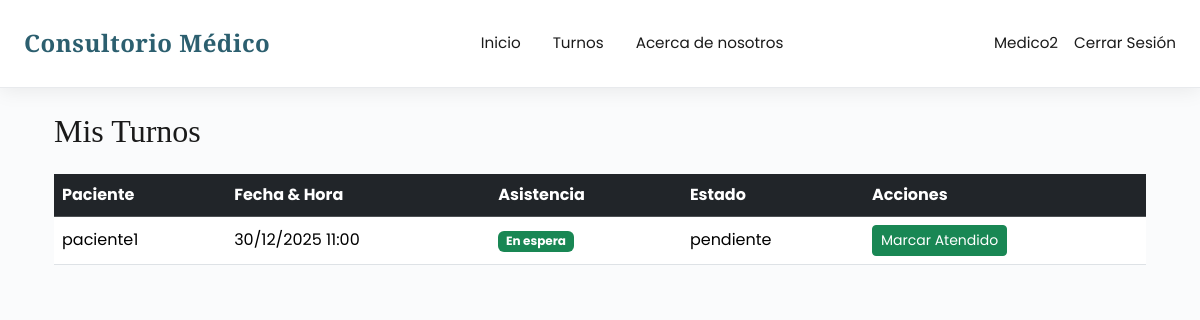
Page /turnos/medico/mis/ (signed in) on the committed database.
### turnos/models.py (models this page shows, shortened)
class Turno(models.Model):
    paciente = models.ForeignKey(User, on_delete=models.CASCADE, related_name='turnos_paciente')
    medico = models.ForeignKey(User, on_delete=models.SET_NULL, null=True, blank=True, related_name='turnos_medico')
    especialidad = models.ForeignKey(Especialidad, on_delete=models.CASCADE, null=True, blank=True)
    fecha_hora = models.DateTimeField()
    creado_por = models.ForeignKey(User, on_delete=models.SET_NULL, null=True, blank=True, related_name='turnos_creados_por')
    estado = models.CharField(max_length=20, choices=ESTADO_TURNO, default='pendiente')
    asistencia_confirmada = models.BooleanField(default=False)  # la recepcionista marca cuando llega
    notificado_medico = models.BooleanField(default=False)      # la recepcionista puede avisar
    observaciones = models.TextField(blank=True)
    creado = models.DateTimeField(auto_now_add=True)
    pagado = models.BooleanField(default=False)
    metodo_pago = models.CharField(
        max_length=20,
        choices=[('mercadopago', 'Mercado Pago'), ('efectivo', 'Efectivo')],
        blank=True,
        null=True
    )
    id_pago_mp = models.CharField(max_length=100, blank=True, null=True)  # ID de MercadoPago
    class Meta:
        ordering = ['fecha_hora']

### turnos/views.py (the view)
# urls.py: path('medico/mis/', views.TurnosMedicoView.as_view(), name='turnos_medico'),
class TurnosMedicoView(LoginRequiredMixin, GroupRequiredMixin, ListView):
    model = Turno
    template_name = 'turnos/turnos_medico.html'
    context_object_name = 'turnos'
    group_required = 'Medico'
    def get_queryset(self):
        return Turno.objects.filter(
            medico=self.request.user,
            fecha_hora__gte=timezone.now()
        ).order_by('fecha_hora')

### Especialidades/templatetags/grupos_tags.py (called while the page is built)
@register.filter(name='has_group')
def has_group(user, group_name):
    return user.groups.filter(name=group_name).exists()

### accounts/mixins.py (called while the page is built)
    def dispatch(self, request, *args, **kwargs):
        if not request.user.is_authenticated:
            return self.handle_no_permission()
        allowed = False
        groups = self.group_required if isinstance(self.group_required, (list,tuple)) else [self.group_required]
        for g in groups:
            if request.user.groups.filter(name=g).exists():
                allowed = True
                break
        if not allowed:
            return self.handle_no_permission()
        return super().dispatch(request, *args, **kwargs)

### templates/turnos/turnos_medico.html (shortened to what this page needs)
{% extends "base.html" %}
{% block content %}
<div class="container mt-4">
    <h2 class="mb-4">Mis Turnos</h2>
    {% if turnos %}
        <div class="table-responsive">
            <table class="table table-hover align-middle">
                <thead class="table-dark">
                    <tr>
                        <th>Paciente</th>
                        <th>Fecha & Hora</th>
                        <th>Asistencia</th>
                        <th>Estado</th>
                        <th>Acciones</th>
                    </tr>
                </thead>
                        <tbody>
                {% for turno in turnos %}
                    <tr>
                        <td>{{ turno.paciente.username }}</td>
                        <td>{{ turno.fecha_hora|date:"d/m/Y H:i" }}</td>
                        <td>
                            {% if turno.asistencia_confirmada %}
                                <span class="badge bg-success">En espera</span>
                            {% else %}
                                <span class="badge bg-secondary"><Em>Pendiente</Em></span>
                            {% endif %}
                        </td>
                        <td>{{ turno.estado }}</span></td>
                        <td class="acciones">
                            {% if turno.estado != "atendido" and turno.estado != "cancelado" %}
                                <form method="POST"
                                    action="{% url 'turnos:cambiar_estado_turno' turno.id %}"
                                    class="form-atender">
                                    <button class="btn btn-success btn-sm">
                                        Marcar Atendido
                                    </button>
                                </form>
                            {% else %}
                                <span class="text-muted">✓ Finalizado</span>
                            {% endif %}
                        </td>
                    </tr>
                {% endfor %}
            </tbody>
            </table>
        </div>
    {% else %}
        <div class="alert alert-info">No tienes turnos asignados por el momento.</div>
    {% endif %}
</div>
{% endblock %}

### templates/base.html (shortened to what this page needs)
{% load static %}
{% load grupos_tags %}
<!DOCTYPE html>
<html lang="es">
<head>
    <link href="https://cdn.jsdelivr.net/npm/bootstrap@5.3.8/dist/css/bootstrap.min.css" rel="stylesheet">
</head>
<body>
<nav class="navbar navbar-expand-lg">
    <div class="container-fluid px-4">
        <a class="navbar-brand" href="/">Consultorio Médico</a>
        <div class="collapse navbar-collapse" id="navbarNav">
            <ul class="navbar-nav mx-auto">
                <li class="nav-item">
                    <a class="nav-link" href="/">Inicio</a>
                </li>
                <li class="nav-item">
                    <a class="nav-link" href="/turnos">Turnos</a>
                </li>
                <li class="nav-item">
                    <a class="nav-link" href="/aboutus">Acerca de nosotros</a>
                </li>
            </ul>
            <ul class="navbar-nav">
                {% if user.is_authenticated %}
                    <li class="nav-item d-flex align-items-center">
                        <span class="nav-link">{{ user.username }}</span>
                    </li>
                    <li class="nav-item d-flex align-items-center">
                        <form action="{% url 'logout' %}" method="post" class="m-0 p-0">
                            <button type="submit" class="nav-link btn btn-link p-0 m-0">
                                Cerrar Sesión
                            </button>
                        </form>
                    </li>
                {% endif %}
            </ul>
        </div>
    </div>
</nav>
<div class="container my-4">
    {% block content %}{% endblock %}
</div>
</body>
</html>

### templates/base.html (style rules this page uses)
:root { --primary-color: #2c5f6f; --secondary-color: #89b5c4; --accent-color: #d4a574; --dark: #1a1a1a; --light-bg: #fafbfc; --border-color: #e8eaed; }
* { margin: 0; padding: 0; box-sizing: border-box; }
body { font-family: 'Poppins', sans-serif; background-color: var(--light-bg); color: var(--dark); line-height: 1.6; }
h1, h2, h3, h4, h5 { font-family: 'Playfair Display', serif; }
.navbar { background: white !important; box-shadow: 0 2px 20px rgba(0,0,0,0.08); padding: 1.2rem 0; border-bottom: 1px solid var(--border-color); }
.navbar-brand { font-family: 'Playfair Display', serif; font-weight: 600; font-size: 1.5rem; color: var(--primary-color) !important; letter-spacing: 0.5px; }
.nav-link { color: var(--dark) !important; font-weight: 400; font-size: 0.95rem; margin: 0 0.5rem; position: relative; }
.nav-link::after { content: ''; position: absolute; bottom: -5px; left: 0; width: 0; height: 2px; background: var(--accent-color); transition: width 0.3s ease; }

### rows in the picture
Turno: paciente.username "paciente1", fecha_hora "30/12/2025 11:00", asistencia_confirmada "En espera", estado "pendiente", shows "Marcar Atendido"

### other values in the picture
{{ user.username }} "Medico2"
